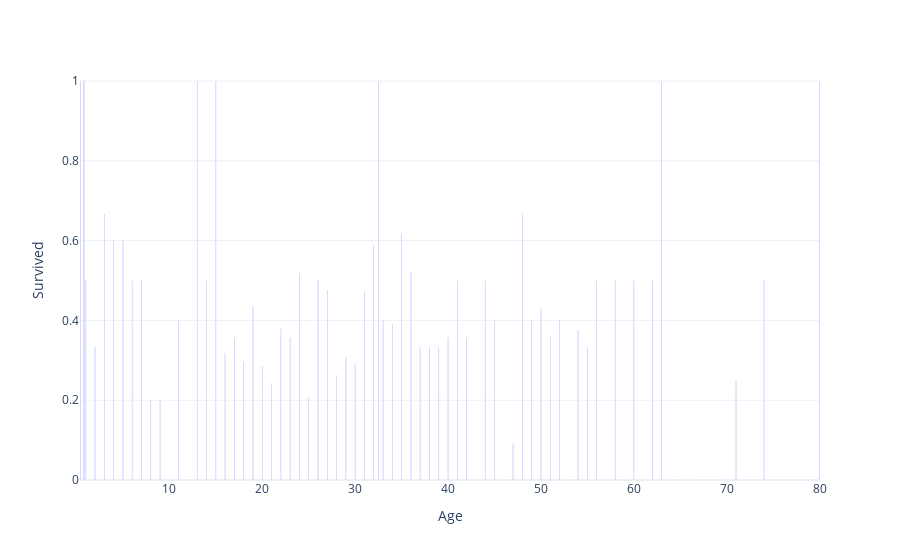

The code cell stored with this chart in its notebook:
### Code cell
df.barplot(x='Age', y='Survived', method='mean')

### Figure 1 — Plotly figure (JSON) as saved in the notebook; plotly's stock layout.template omitted (floating-point values rounded to 4 significant figures)
{"data": [{"alignmentgroup": "True", "hovertemplate": "Age=%{x}<br>Survived=%{y}<extra></extra>", "legendgroup": "", "marker": {"color": "#636efa", "pattern": {"shape": ""}}, "name": "", "offsetgroup": "", "orientation": "v", "showlegend": false, "textposition": "auto", "type": "bar", "x": [0.42, 0.75, 0.83, 1, 2, 3, 4, 5, 6, 7, 8, 9, 10, 11, 13, 14, 14.5, 15, 16, 17, 18, 19, 20, 20.5, 21, 22, 23, 24, 24.5, 25, 26, 27, 28, 28.5, 29, 30, 30.5, 31, 32, 32.5, 33, 34, 34.5, 35, 36, 36.5, 37, 38, 39, 40, 40.5, 41, 42, 43, 44, 45, 45.5, 46, 47, 48, 49, 50, 51, 52, 54, 55, 55.5, 56, 57, 58, 59, 60, 61, 62, 63, 64, 65, 66, 70, 70.5, 71, 74, 80], "xaxis": "x", "y": [1, 1, 1, 0.5, 0.3333, 0.6667, 0.6, 0.6, 0.5, 0.5, 0.2, 0.2, 0, 0.4, 1, 0.5, 0, 1, 0.3182, 0.3571, 0.2963, 0.4348, 0.2857, 0, 0.2424, 0.3793, 0.3571, 0.5172, 0, 0.2083, 0.5, 0.4762, 0.2632, 0, 0.3077, 0.2917, 0, 0.4737, 0.5882, 1, 0.4, 0.3889, 0, 0.619, 0.52, 0, 0.3333, 0.3333, 0.3333, 0.3571, 0, 0.5, 0.3571, 0, 0.5, 0.4, 0, 0, 0.09091, 0.6667, 0.4, 0.4286, 0.3636, 0.4, 0.375, 0.3333, 0, 0.5, 0, 0.5, 0, 0.5, 0, 0.5, 1, 0, 0, 0, 0, 0, 0.25, 0.5, 1], "yaxis": "y"}], "layout": {"barmode": "relative", "legend": {"tracegroupgap": 0}, "margin": {"t": 60}, "xaxis": {"anchor": "y", "domain": [0, 1], "title": {"text": "Age"}}, "yaxis": {"anchor": "x", "domain": [0, 1], "title": {"text": "Survived"}}}}
